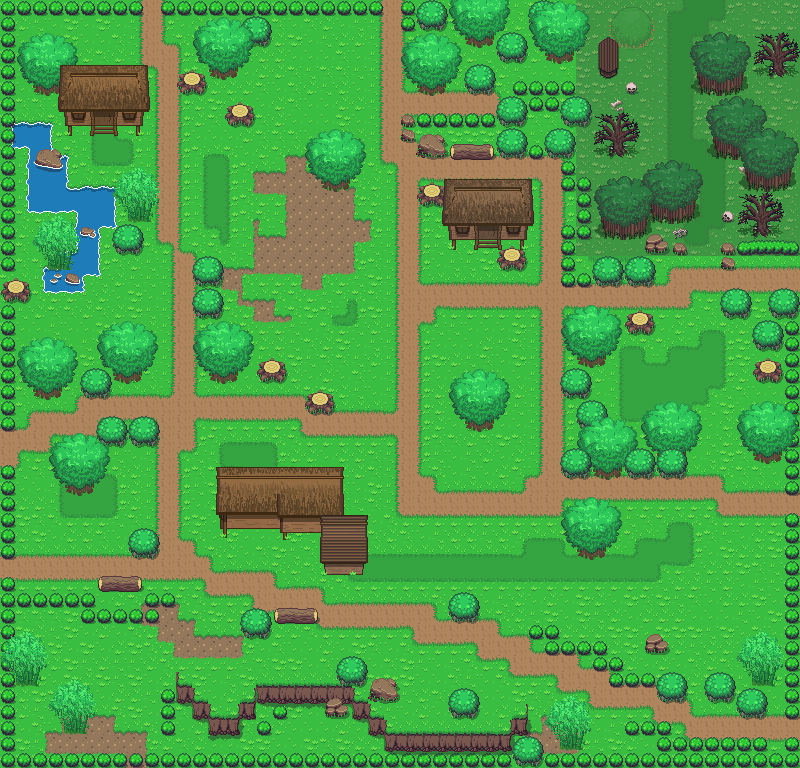

This is a level from a 2D game, rendered from its Tiled map with the project's own tilesets. A one-line summary and the map file follow, with tile-layer data summarised:
An orthogonal 50x48 tile map with 16x16 px tiles, 10 tile layers (Base, endblocks, Cliff, Objects 1, ...), 2 tilesets.

<map version="1.0" tiledversion="1.0.2" orientation="orthogonal" renderorder="left-down" width="50" height="48" tilewidth="16" tileheight="16" nextobjectid="1">
 <tileset firstgid="1" source="../Tileset/Overworld.tsx" />
 <tileset firstgid="1729" source="../Tileset/Building.tsx" />
 <layer name="Base" width="50" height="48">
  <data>[2400 cells, 2400 non-empty, 89 distinct tile ids]</data>
 </layer>
 <layer name="endblocks" width="50" height="48">
  <data>[2400 cells, 137 non-empty, 1 distinct tile ids]</data>
 </layer>
 <layer name="Cliff" width="50" height="48">
  <data>[2400 cells, 70 non-empty, 11 distinct tile ids]</data>
 </layer>
 <layer name="Objects 1" width="50" height="48">
  <data>[2400 cells, 52 non-empty, 30 distinct tile ids]</data>
 </layer>
 <layer name="Plants 1" width="50" height="48">
  <data>[2400 cells, 427 non-empty, 51 distinct tile ids]</data>
 </layer>
 <layer name="Buildings 1" width="50" height="48">
  <data>[2400 cells, 92 non-empty, 92 distinct tile ids]</data>
 </layer>
 <layer name="Buildings 2" width="50" height="48">
  <data>[2400 cells, 9 non-empty, 9 distinct tile ids]</data>
 </layer>
 <layer name="Objects 2" width="50" height="48">
  <data>[2400 cells, 0 non-empty, 0 distinct tile ids]</data>
 </layer>
 <layer name="Plants 2" width="50" height="48">
  <data>[2400 cells, 80 non-empty, 20 distinct tile ids]</data>
 </layer>
 <layer name="Above Player" width="50" height="48">
  <properties>
   <property name="unity:sortingLayerName" value="AbovePlayer" />
  </properties>
  <data>[2400 cells, 186 non-empty, 40 distinct tile ids]</data>
 </layer>
</map>
